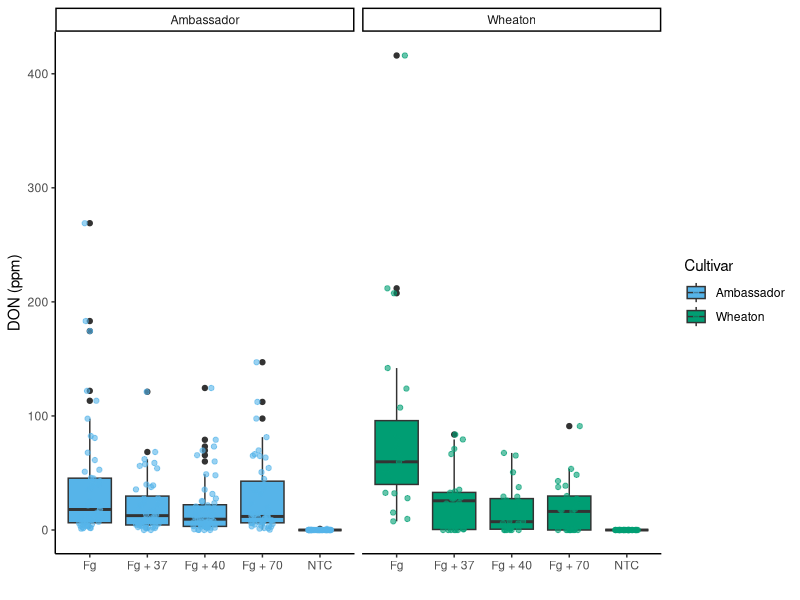
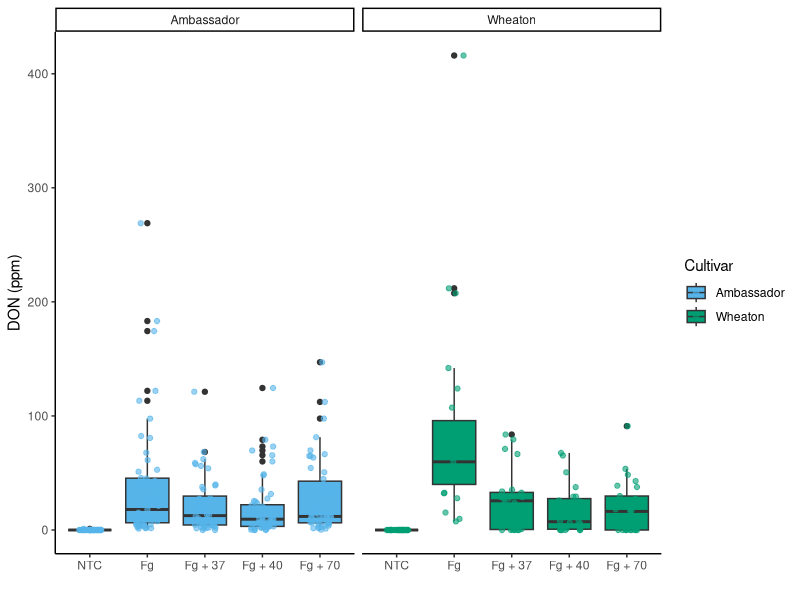
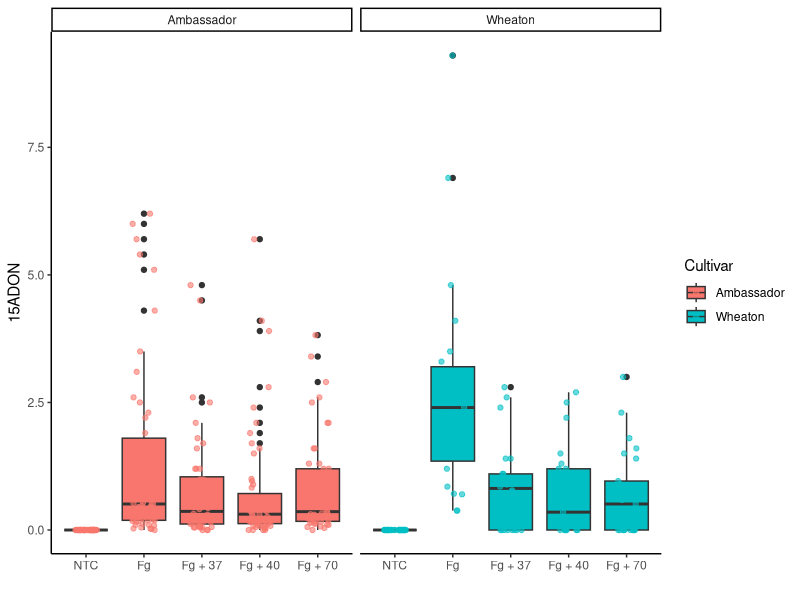
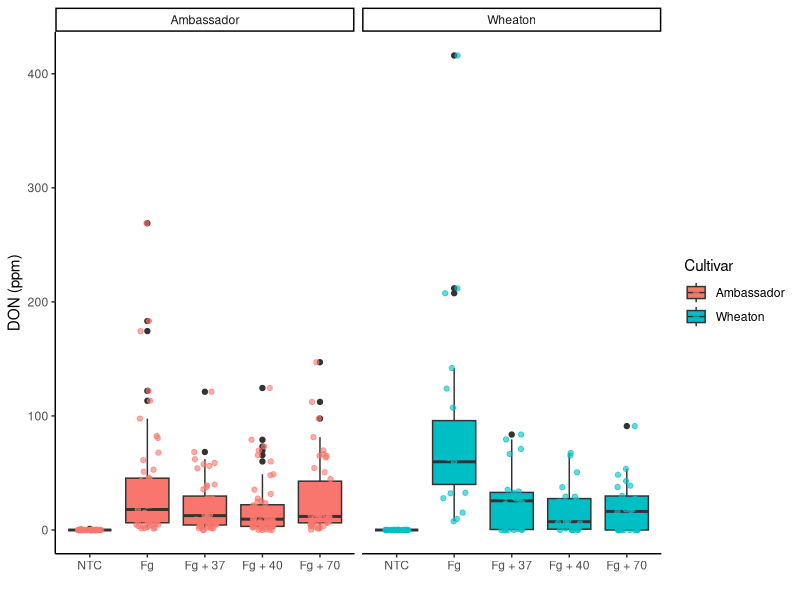
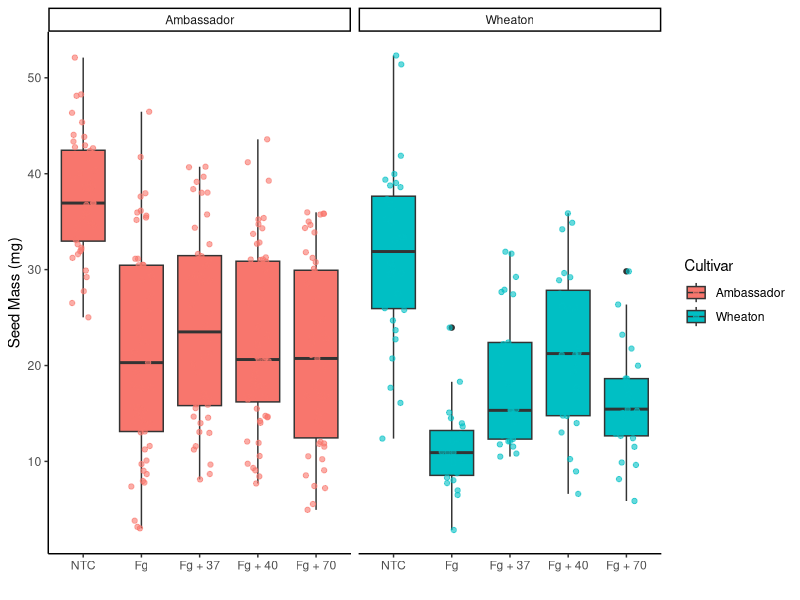
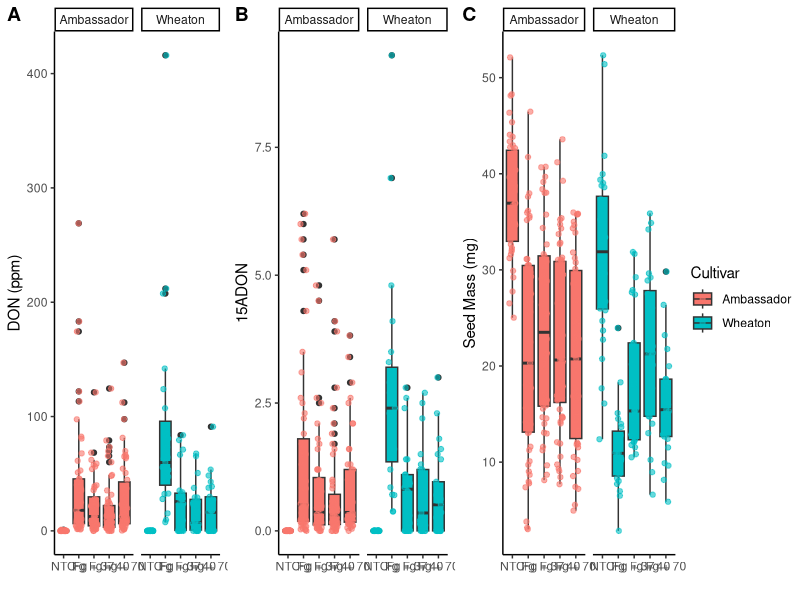
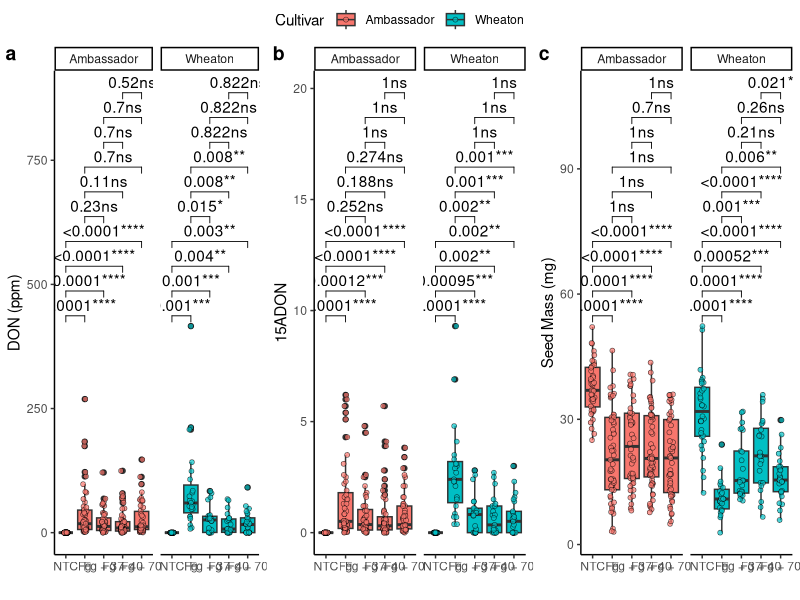

R code for these plots, in order:
library(tidyverse)
install.packages("ggpubr")
library(ggpubr)
install.packages("ggplot2")
library(ggplot2)

# Using ggplot, create a boxplot of DON by Treatment so that the plot looks like the image below.
# a. Jitter points over the boxplot and fill the points and boxplots Cultivar with two colors from the cbbPallete introduced last week
# b.	Change the transparency of the jittered points to 0.6. 
# c.	The y-axis should be labeled "DON (ppm)", and the x-axis should be left blank. 
# d.	The plot should use a classic theme
# e.	The plot should also be faceted by Cultivar

cbbPalette  <- c("#000000", "#E69F00", "#56B4E9", "#009E73", "#F0E442", "#0072B2" , "#D55E00", "#CC79A7")
toxin.data <- read.csv("MycotoxinData.csv", na.strings = "na")

 ggplot(toxin.data, aes(x = Treatment, y = DON, fill = Cultivar)) +
  geom_boxplot(position = position_dodge(width = 0.8)) +
  geom_jitter(aes(color=Cultivar),position= position_jitterdodge(), pch=21, alpha = 0.6) +
  
  xlab("")+
  ylab("DON (ppm)")+
  scale_fill_manual(values = c(cbbPalette[3], cbbPalette[4]))+
   scale_color_manual(values= c(cbbPalette[3], cbbPalette[4]))+
  theme_classic()+
  facet_wrap(~Cultivar)
  
# 2. Change the factor order level so that the treatment “NTC” is first, followed by “Fg”, “Fg + 37”, “Fg + 40”, and “Fg + 70.
toxin.data$Treatment <- factor(toxin.data$Treatment,levels = c("NTC", "Fg", "Fg + 37", "Fg + 40", "Fg + 70"))

ggplot(toxin.data, aes(x = Treatment, y = DON, fill = Cultivar)) +
  geom_boxplot(position = position_dodge(width = 0.8)) +
  geom_jitter(aes(color=Cultivar),position= position_jitterdodge(), pch=21, alpha = 0.6) +
  
  xlab("")+
  ylab("DON (ppm)")+
  scale_fill_manual(values = c(cbbPalette[3], cbbPalette[4]))+
  scale_color_manual(values= c(cbbPalette[3], cbbPalette[4]))+
  theme_classic()+
  facet_wrap(~Cultivar)

# 3.Change the y-variable to plot X15ADON and MassperSeed_mg. The y-axis label should now be “15ADON” and “Seed Mass (mg)”. Save plots made in questions 1 and 3 into three separate R objects.
#Plot1: DON
plot_DON <- ggplot(toxin.data, aes(x = Treatment, y = DON, fill = Cultivar)) +
  geom_boxplot(position = position_dodge(width = 0.8)) +
  geom_jitter(aes(color = Cultivar),
              position = position_jitterdodge(),
              alpha = 0.6) +
  ylab("DON (ppm)") +
  xlab("") +
  theme_classic()+
facet_wrap(~Cultivar)


#Plot2:15ADON
plot_15ADON <- ggplot(toxin.data, aes(x = Treatment, y = X15ADON, fill = Cultivar)) +
  geom_boxplot(position = position_dodge(width = 0.8)) +
  geom_jitter(aes(color = Cultivar),
              position = position_jitterdodge(),
              alpha = 0.6) +
  ylab("15ADON") +
  xlab("") +
  theme_classic() +
  facet_wrap(~Cultivar)


#Plot3:Seed mass
plot_SeedMass <- ggplot(toxin.data, aes(x = Treatment, y = MassperSeed_mg, fill = Cultivar)) +
  geom_boxplot(position = position_dodge(width = 0.8)) +
  geom_jitter(aes(color = Cultivar),
              position = position_jitterdodge(),
              alpha = 0.6) +
  ylab("Seed Mass (mg)") +
  xlab("") +
  theme_classic()+
  facet_wrap(~Cultivar)


plot_15ADON
plot_DON
plot_SeedMass

# 4. Use ggarrange function to combine all three figures into one with three columns and one row. Set the labels for the subplots as A, B and C. Set the option common.legend = T within ggarage function. What did the common.legend option do?
combined_plot <- ggarrange(plot_DON,plot_15ADON,plot_SeedMass,
                           ncol = 3,
                           nrow = 1,
                           labels = c("A", "B", "C"),
                           common.legend = TRUE,
                           legend = "right")
combined_plot

# common.legend=true would combine the legends avoiding duplicating it, it makes the image clearer
# 5.Use geom_pwc() to add t.test pairwise comparisons to the three plots made above. Save each plot as a new R object, and combine them again with ggarange as you did in question 4. 

# DON Plot pairwise comparison
plot_DON_pwc <- ggplot(toxin.data, aes(x = Treatment, y = DON, fill = Cultivar)) +
  geom_boxplot(position = position_dodge(width = 0.8)) +
  geom_jitter(shape = 21, color = "black", size = 1.5, stroke = 0.3,
              position = position_jitterdodge(jitter.width = 0.2), alpha = 0.7) +
  geom_pwc(aes(group = Treatment), method = "t.test", 
           label = "{p.adj.format}{p.adj.signif}") +
  ylab("DON (ppm)") + xlab("") + 
  theme_classic() + 
  facet_wrap(~Cultivar)

# 15ADON Plot pairwise comparison
plot_15ADON_pwc <- ggplot(toxin.data, aes(x = Treatment, y = X15ADON, fill = Cultivar)) +
  geom_boxplot(position = position_dodge(width = 0.8)) +
  geom_jitter(shape = 21, color = "black", size = 1.5, stroke = 0.3,
              position = position_jitterdodge(jitter.width = 0.2), alpha = 0.7) +
  geom_pwc(aes(group = Treatment), method = "t.test", 
           label = "{p.adj.format}{p.adj.signif}") +
  ylab("15ADON") + xlab("") + 
  theme_classic() + 
  facet_wrap(~Cultivar)

# Seed Mass Plot pairwise comparison
plot_SeedMass_pwc <- ggplot(toxin.data, aes(x = Treatment, y = MassperSeed_mg, fill = Cultivar)) +
  geom_boxplot(position = position_dodge(width = 0.8)) +
  geom_jitter(shape = 21, color = "black", size = 1.5, stroke = 0.3,
              position = position_jitterdodge(jitter.width = 0.2), alpha = 0.7) +
  geom_pwc(aes(group= Treatment), method = "t.test", 
           label = "{p.adj.format}{p.adj.signif}") +
  ylab("Seed Mass (mg)") + xlab("") + 
  theme_classic() + 
  facet_wrap(~Cultivar, scales = "free_x")

combined_pwc <- ggarrange(plot_DON_pwc, plot_15ADON_pwc, plot_SeedMass_pwc,
                          ncol = 3, nrow = 1,
                          labels = c("a", "b", "c"),
                          common.legend = TRUE,
                          legend = "top")

combined_pwc 









